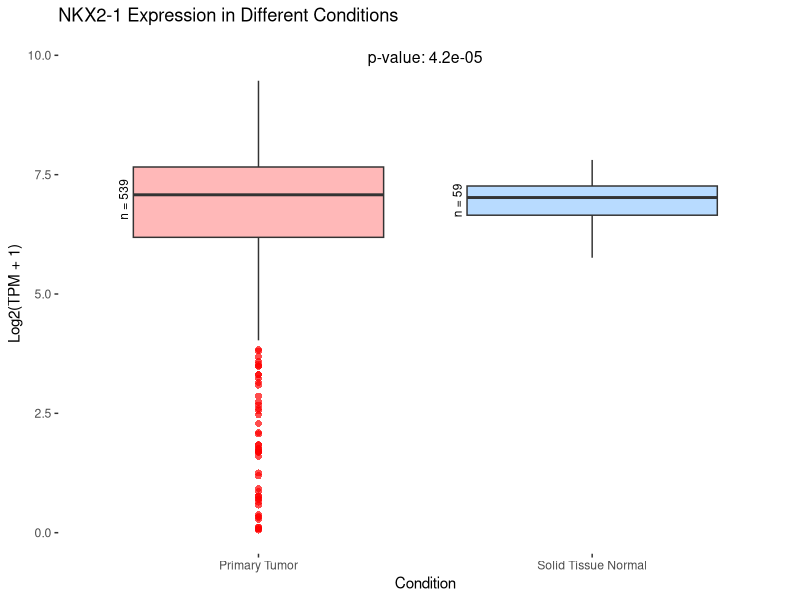

The R script that drew this image:
options(repos = c(CRAN = "https://cloud.r-project.org/"))

#install.packages("ggplot2")
#install.packages("dplyr")
# Load necessary libraries
library(ggplot2)
library(dplyr)

# Load data
data <- read.table("final_extracted_tpm_with_sample_info.tsv", header = TRUE, sep = "\t")

# Check if the required columns exist
if (!all(c("filename", "tpm_unstranded", "sample_info") %in% colnames(data))) {
    stop("Input data must contain 'filename', 'tpm_unstranded', and 'sample_info' columns.")
}

# Calculate log2(TPM + 1)
data$log2_tpm <- log2(data$tpm_unstranded + 1)

# Filter the data for Primary Tumor and Solid Tissue Normal
data_filtered <- data %>%
    filter(sample_info %in% c("Primary Tumor", "Solid Tissue Normal"))

# Perform t-test
p_value <- t.test(log2_tpm ~ sample_info, data = data_filtered)$p.value

# Format p-value to two decimal points
formatted_p_value <- format(p_value, scientific = TRUE, digits = 2)

# Create the boxplot with improved aesthetics
p <- ggplot(data_filtered, aes(x = sample_info, y = log2_tpm, fill = sample_info)) +
    geom_boxplot(alpha = 0.7, outlier.colour = "red", outlier.shape = 16, outlier.size = 2) +
    scale_fill_manual(values = c("Primary Tumor" = "#FF9999", "Solid Tissue Normal" = "#99CCFF")) +
    labs(title = "NKX2-1 Expression in Different Conditions",
         x = "Condition",
         y = "Log2(TPM + 1)") +
    theme(
        panel.background = element_rect(fill = "white"),   # Set panel background to white
        plot.background = element_rect(fill = "white"),    # Set plot background to white
        panel.grid.major = element_blank(),                 # Remove major grid lines
        panel.grid.minor = element_blank(),                 # Remove minor grid lines
        legend.position = "none",
        text = element_text(color = "black")                # Set text color to black
    ) +
    annotate("text", x = 1, y = mean(data_filtered$log2_tpm[data_filtered$sample_info == "Primary Tumor"]), 
             label = paste("n =", sum(data_filtered$sample_info == "Primary Tumor")), 
             size = 3, angle = 90, vjust = -14.5, hjust = 0) +  # Adjust position for Primary Tumor
    annotate("text", x = 2, y = mean(data_filtered$log2_tpm[data_filtered$sample_info == "Solid Tissue Normal"]), 
             label = paste("n =", sum(data_filtered$sample_info == "Solid Tissue Normal")), 
             size = 3, angle = 90, vjust = -14.5, hjust = 0.5) +  # Adjust position for Solid Tissue Normal
    annotate("text", x = 1.5, y = max(data_filtered$log2_tpm) + 0.5,
             label = paste("p-value:", formatted_p_value), size = 4)    

# Save the plot
ggsave("nkx2_1_boxplot.png", plot = p, width = 7, height = 7, dpi = 300)
